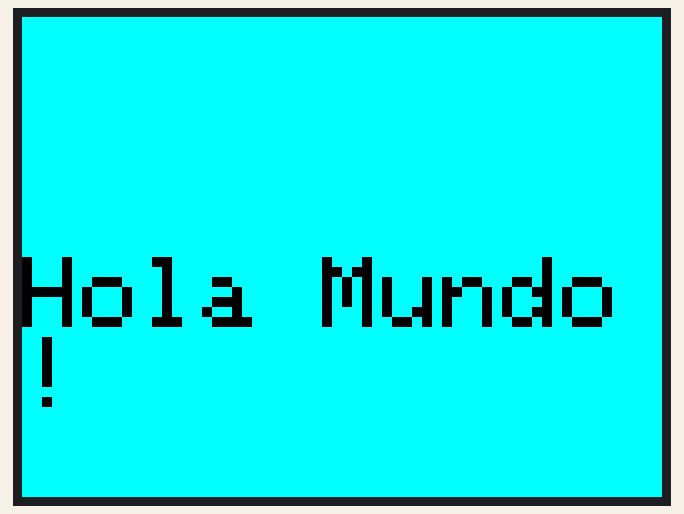
This sketch was run on a simulated Arduino Uno, built with avr-gcc and run on an emulated ATmega328P. On the bench: 320×240 colour display.

Above: at 0.4 s.

The sketch:

lcd.ino
```cpp
// Hola mundo, LCD 2.8 ILI9341

#include <LCDWIKI_GUI.h>
#include <LCDWIKI_SPI.h>

#define MODEL ILI9341
#define CS   10
#define CD   8
#define RST  9
#define MOSI  11
#define MISO  12
#define SCK   13
#define LED  -1

LCDWIKI_SPI mylcd(MODEL,CS,CD,MISO,MOSI,RST,SCK,LED); //width,height,cs,dc,miso,mosi,reset,sck,led

#define BLACK   0x0000
#define CYAN    0x07FF

void setup()
{
  mylcd.Init_LCD();
  mylcd.Set_Rotation(3);
  mylcd.Fill_Screen(BLACK);
}

void loop()
{
  mylcd.Set_Text_Mode(0);
  mylcd.Fill_Screen(CYAN);
  mylcd.Set_Text_Back_colour(CYAN);
  //mylcd.Set_Text_colour(0, 250, 0);
  mylcd.Set_Text_colour(BLACK);
  mylcd.Set_Text_Size(5);
  mylcd.Print_String("Hola Mundo!", 0, 120);
  delay(5000);

}
```

Measured:
- what the display in image 0 shows lasts 5.0 s, from 0.3 s to 5.3 s
